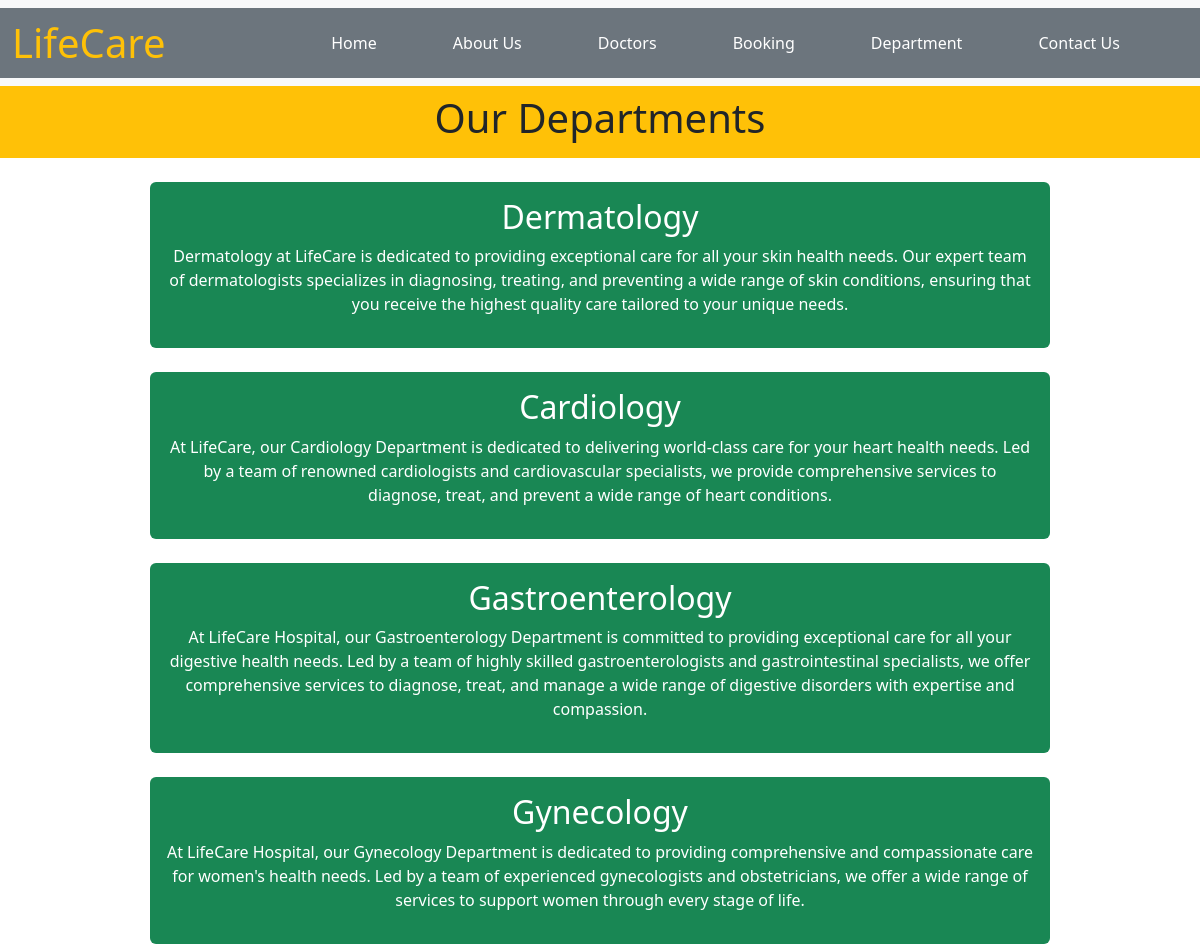
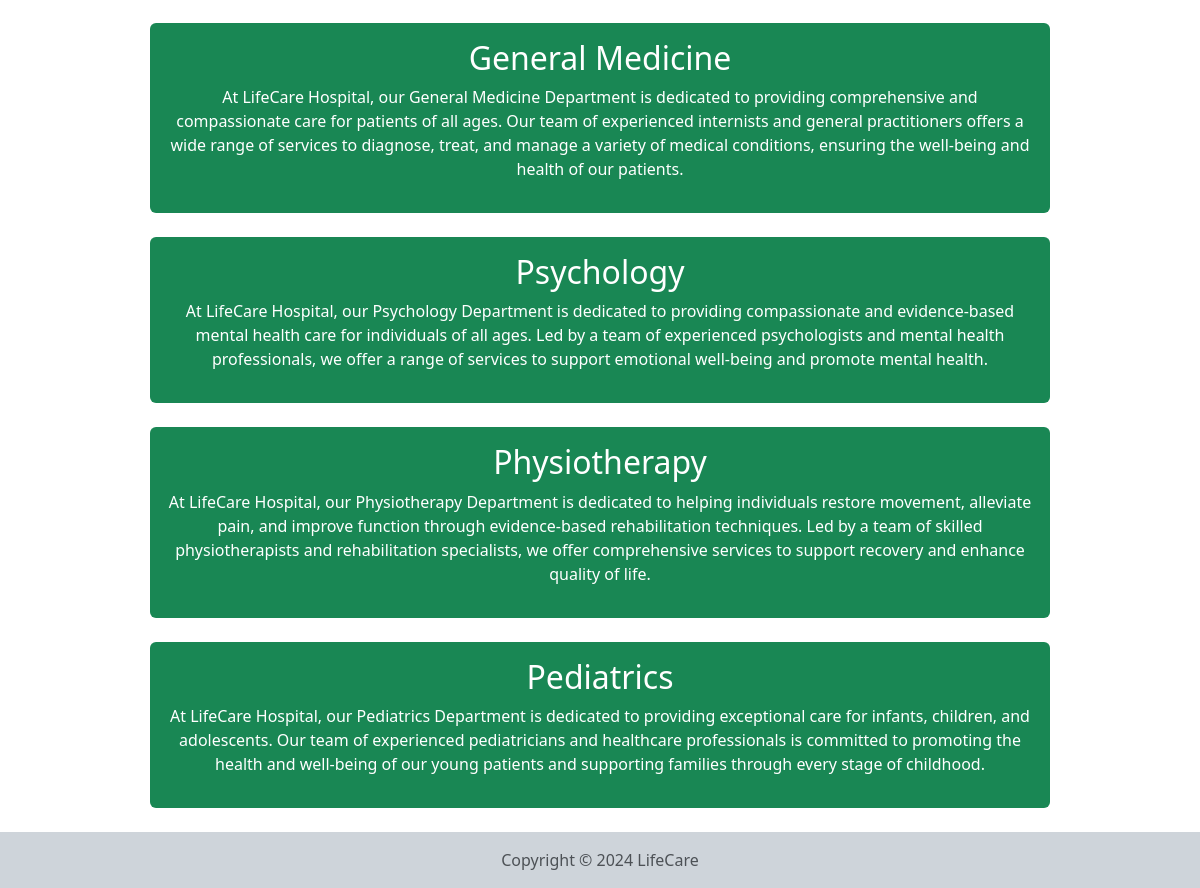
Page /department/ on the committed database (2 pictures, top to bottom).
### home/models.py (models this page shows, shortened)
class Departments(models.Model):
    dep_name = models.CharField(max_length = 100)
    dep_description = models.TextField()

### home/views.py (the view)
# urls.py: path('department/', views.department, name='department'),
def department(request):
    dict_dept = {
        'dept' : Departments.objects.all()
    }
    return render(request, 'department.html', dict_dept)

### templates/department.html (shortened to what this page needs)
{% extends "base.html" %}
{% block content %}
<div class="container-fluid  mx-auto bg-warning py-2">
    <h1 class="text-center">Our Departments</h1>
</div>
{% for d in dept %}
<div class="departments bg-success text-center w-75 mx-auto my-4 rounded text-white p-3">
    <h2>{{d.dep_name}}</h2>
    <p>{{d.dep_description}}</p>
</div>
{% endfor %}
{% endblock content %}

### rows in the picture
Departments: dep_name "Dermatology", dep_description "Dermatology at LifeCare is dedicated to providing exceptional care for all your skin health needs. Our expert team of dermatologists specializes in diagnosing, treating, and preventing a wide range of skin conditions, ensuring that you receive the highest quality care tailored to your unique needs."
Departments: dep_name "Cardiology", dep_description "At LifeCare, our Cardiology Department is dedicated to delivering world-class care for your heart health needs. Led by a team of renowned cardiologists and cardiovascular specialists, we provide comprehensive services to diagnose, treat, and prevent a wide range of heart conditions."
Departments: dep_name "Gastroenterology", dep_description "At LifeCare Hospital, our Gastroenterology Department is committed to providing exceptional care for all your digestive health needs. Led by a team of highly skilled gastroenterologists and gastrointestinal specialists, we offer comprehensive services to diagnose, treat, and manage a wide range of digestive disorders with expertise and compassion."
Departments: dep_name "Gynecology", dep_description "At LifeCare Hospital, our Gynecology Department is dedicated to providing comprehensive and compassionate care for women's health needs. Led by a team of experienced gynecologists and obstetricians, we offer a wide range of services to support women through every stage of life."
Departments: dep_name "General Medicine", dep_description "At LifeCare Hospital, our General Medicine Department is dedicated to providing comprehensive and compassionate care for patients of all ages. Our team of experienced internists and general practitioners offers a wide range of services to diagnose, treat, and manage a variety of medical conditions, ensuring the well-being and health of our patients."
Departments: dep_name "Psychology", dep_description "At LifeCare Hospital, our Psychology Department is dedicated to providing compassionate and evidence-based mental health care for individuals of all ages. Led by a team of experienced psychologists and mental health professionals, we offer a range of services to support emotional well-being and promote mental health."
Departments: dep_name "Physiotherapy", dep_description "At LifeCare Hospital, our Physiotherapy Department is dedicated to helping individuals restore movement, alleviate pain, and improve function through evidence-based rehabilitation techniques. Led by a team of skilled physiotherapists and rehabilitation specialists, we offer comprehensive services to support recovery and enhance quality of life."
Departments: dep_name "Pediatrics", dep_description "At LifeCare Hospital, our Pediatrics Department is dedicated to providing exceptional care for infants, children, and adolescents. Our team of experienced pediatricians and healthcare professionals is committed to promoting the health and well-being of our young patients and supporting families through every stage of childhood."
